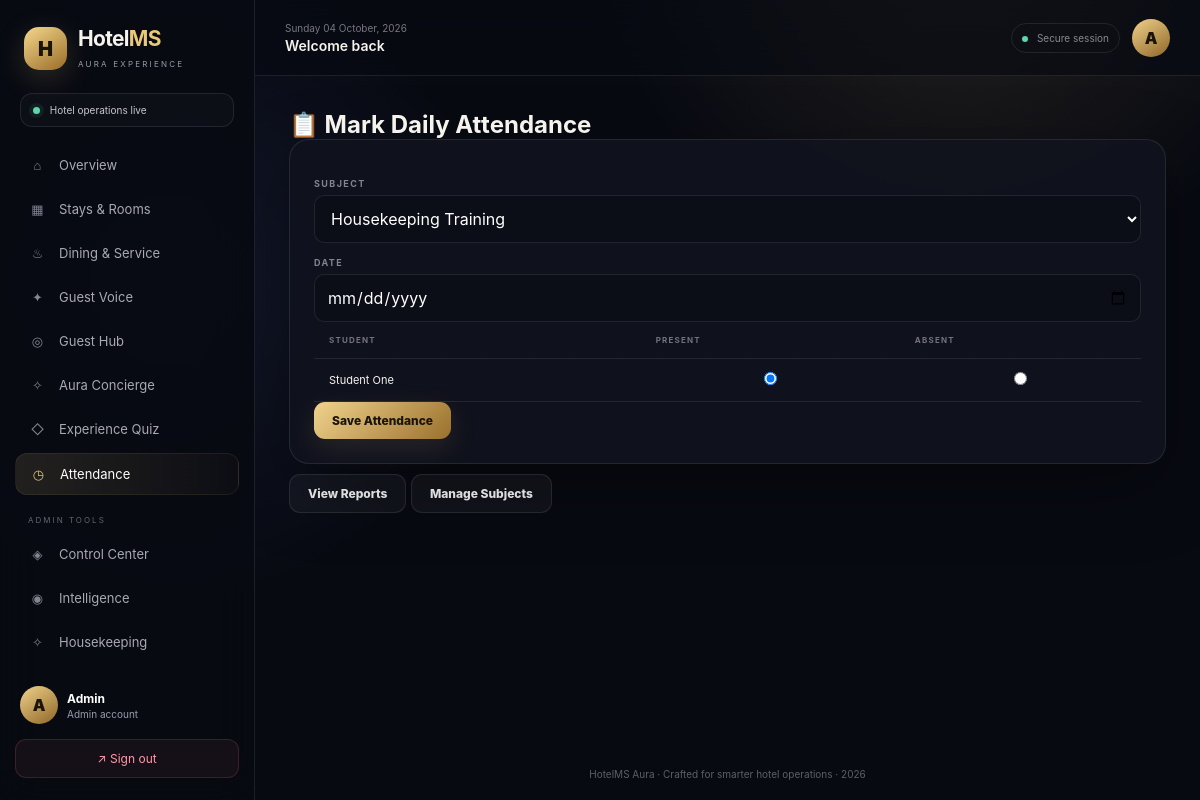
Page /attendance/mark (signed in) on the committed database.
### models.py (models this page shows, shortened)
class User(UserMixin, db.Model):
    id = db.Column(db.Integer, primary_key=True)
    name = db.Column(db.String(120), nullable=False)
    email = db.Column(db.String(120), unique=True, nullable=False)
    password_hash = db.Column(db.String(255), nullable=False)
    role = db.Column(db.String(20), nullable=False, default="guest")
    created_at = db.Column(db.DateTime, default=datetime.utcnow)

### routes/attendance_routes.py (the view, shortened to what this page needs)
@attendance_bp.route("/mark", methods=["GET", "POST"])
@login_required
def mark_attendance():
    if current_user.role not in ("teacher", "admin"):
        flash("Only teachers/admins can mark attendance.", "error")
        return redirect(url_for("auth.dashboard"))
    subjects = Subject.query.all()
    students = User.query.filter_by(role="student").all()
    return render_template("attendance/mark_attendance.html", subjects=subjects, students=students)

### templates/attendance/mark_attendance.html (shortened to what this page needs)
{% extends "base.html" %}
{% block content %}
<h2>📋 Mark Daily Attendance</h2>
<form method="POST" class="form-card">
    <label>Subject</label>
    <select name="subject_id" required>
        {% for s in subjects %}
        <option value="{{ s.id }}">{{ s.name }}</option>
        {% endfor %}
    </select>
    <label>Date</label>
    <input type="date" name="date" required>
    <table class="data-table">
        <thead><tr><th>Student</th><th>Present</th><th>Absent</th></tr></thead>
        <tbody>
            {% for student in students %}
            <tr>
                <td>{{ student.name }}</td>
                <td><input type="radio" name="status_{{ student.id }}" value="present" checked></td>
                <td><input type="radio" name="status_{{ student.id }}" value="absent"></td>
            </tr>
            {% else %}
            <tr><td colspan="3">No students registered yet.</td></tr>
            {% endfor %}
        </tbody>
    </table>
    <button type="submit" class="btn-primary">Save Attendance</button>
</form>
<a href="{{ url_for('attendance.reports') }}" class="btn-secondary">View Reports</a>
<a href="{{ url_for('attendance.manage_subjects') }}" class="btn-secondary">Manage Subjects</a>
{% endblock %}

### templates/base.html (shortened to what this page needs)
<!doctype html>
<html lang="en">
<head>
    <link rel="stylesheet" href="{{ url_for('static', filename='css/style.css') }}">
</head>
<body class="{% if current_user.is_authenticated %}app-shell{% else %}auth-shell{% endif %}">
{% if current_user.is_authenticated %}
<aside class="sidebar" id="sidebar">
    <div class="brand">
        <div class="brandmark">H</div>
        <div><h2>Hotel<span>MS</span></h2><small>AURA EXPERIENCE</small></div>
    </div>
    <div class="welcome-mini"><span class="pulse"></span> Hotel operations live</div>
    <nav class="nav">
        <a href="{{ url_for('auth.dashboard') }}" class="{{ 'active' if request.endpoint == 'auth.dashboard' }}"><i>⌂</i> Overview</a>
        <a href="{{ url_for('booking.rooms') }}" class="{{ 'active' if request.blueprint == 'booking' }}"><i>▦</i> Stays & Rooms</a>
        <a href="{{ url_for('service.menu') }}" class="{{ 'active' if request.blueprint == 'service' }}"><i>♨</i> Dining & Service</a>
        <a href="{{ url_for('review.list_reviews') }}" class="{{ 'active' if request.blueprint == 'review' }}"><i>✦</i> Guest Voice</a>
        <a href="{{ url_for('advanced.guest_hub') }}" class="{{ 'active' if request.endpoint == 'advanced.guest_hub' }}"><i>◎</i> Guest Hub</a>
        <a href="{{ url_for('advanced.concierge') }}" class="{{ 'active' if request.endpoint == 'advanced.concierge' }}"><i>✧</i> Aura Concierge</a>
        <a href="{{ url_for('quiz.quiz_home') }}" class="{{ 'active' if request.blueprint == 'quiz' }}"><i>◇</i> Experience Quiz</a>
        {% if current_user.role in ['teacher', 'admin'] %}
        <a href="{{ url_for('attendance.mark_attendance') }}" class="{{ 'active' if request.blueprint == 'attendance' }}"><i>◷</i> Attendance</a>
        {% elif current_user.role == 'student' %}
        <a href="{{ url_for('attendance.my_attendance') }}" class="{{ 'active' if request.blueprint == 'attendance' }}"><i>◷</i> My Attendance</a>
        {% endif %}
        {% if current_user.role == 'admin' %}
        <div class="nav-label">ADMIN TOOLS</div>
        <a href="{{ url_for('admin.control') }}" class="{{ 'active' if request.blueprint == 'admin' }}"><i>◈</i> Control Center</a>
        <a href="{{ url_for('advanced.analytics') }}" class="{{ 'active' if request.endpoint == 'advanced.analytics' }}"><i>◉</i> Intelligence</a>
        <a href="{{ url_for('housekeeping.board') }}" class="{{ 'active' if request.blueprint == 'housekeeping' }}"><i>✧</i> Housekeeping</a>
        <a href="{{ url_for('quiz.manage_questions') }}"><i>⚙</i> Quiz Control</a>
        {% endif %}
    </nav>
    <div class="sidebar-bottom">
        <div class="mini-profile"><div class="avatar">{{ current_user.name[0]|upper }}</div><div><strong>{{ current_user.name }}</strong><small>{{ current_user.role|capitalize }} account</small></div></div>
        <a class="logout" href="{{ url_for('auth.logout') }}">↗ Sign out</a>
    </div>
</aside>
<main class="main">
    <header class="topbar">
        <div class="top-left"><button class="menu" id="menuBtn">☰</button><div><div class="date" id="date"></div><h3>{% block pagetitle %}Welcome back{% endblock %}</h3></div></div>
        <div class="top-right"><div class="top-status"><span></span> Secure session</div><div class="avatar">{{ current_user.name[0]|upper }}</div></div>
    </header>
    <section class="content">
{% else %}
<main class="auth-wrapper">
{% endif %}
    {% block content %}{% endblock %}
{% if current_user.is_authenticated %}
    </section>
    <footer>HotelMS Aura · Crafted for smarter hotel operations · 2026</footer>
</main>
{% else %}
</main>
{% endif %}
</body>
</html>

### rows in the picture
User: name "A", name "Admin", role "Admin"
User: name "Student One"

### other values in the picture
form field subject_id "Housekeeping Training"
